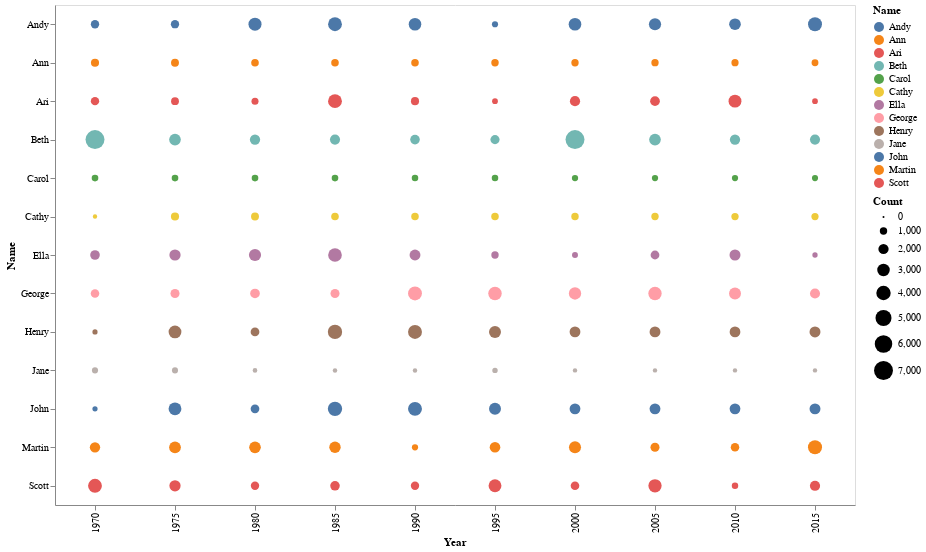

The notebook cell saved with this chart:
### Markdown cell above
# 8. Table Bubble Plot with Drop Down

### Code cell
input_dropdown = alt.binding_select(options=['Andy','Ann','Beth','Carol','Caththey','Ella','Geroge','Henry','Jane','John','Martin','Sarah','Scott'])
highlight = alt.selection(type='single',bind=input_dropdown, name='Baby Name ',fields=['Name'])


alt.Chart(dataset).mark_circle().encode(
    x="Year:O",
    y=alt.Y("Name:N"),
    size='Count:Q',
    color =alt.Color('Name:N'),
    opacity=alt.condition(highlight, alt.value(1.0), alt.value(0.1)),
).properties(
    height=500,
    width=800,
    selection=highlight,
)

### Figure 1 — Vega-Lite specification as saved in the notebook (floating-point values rounded to 4 significant figures; data arrays with more than 128 entries replaced by an {"elided": "..."} marker saying what was removed)
{"config": {"view": {"continuousWidth": 400, "continuousHeight": 300}}, "data": {"name": "data-256719b54cc80e04d515bc70415bd63b"}, "mark": "circle", "encoding": {"color": {"type": "nominal", "field": "Name"}, "opacity": {"condition": {"value": 1.0, "selection": "Baby Name "}, "value": 0.1}, "size": {"type": "quantitative", "field": "Count"}, "x": {"type": "ordinal", "field": "Year"}, "y": {"type": "nominal", "field": "Name"}}, "height": 500, "selection": {"Baby Name ": {"type": "single", "bind": {"input": "select", "options": ["Andy", "Ann", "Beth", "Carol", "Caththey", "Ella", "Geroge", "Henry", "Jane", "John", "Martin", "Sarah", "Scott"]}, "fields": ["Name"]}}, "width": 800, "$schema": "https://vega.github.io/schema/vega-lite/v4.8.1.json", "datasets": {"data-256719b54cc80e04d515bc70415bd63b": {"elided": "130 records"}}}
